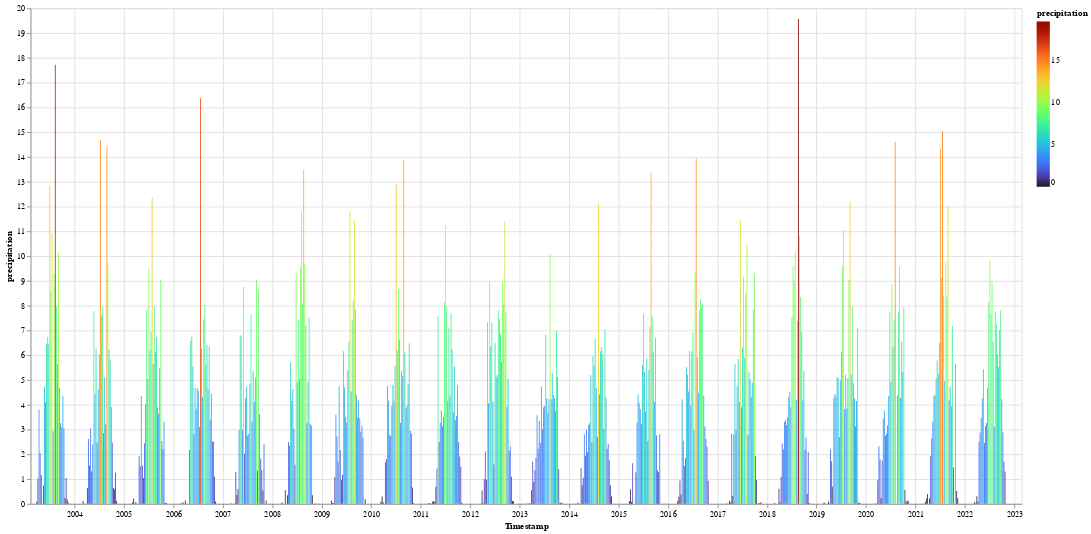

Notebook cell for this chart:
### Code cell
alt.Chart(precipitation_df).mark_bar(size=1).encode(
    x='Timestamp:T',
    y='precipitation:Q',
    color=alt.Color(
        'precipitation:Q', scale=alt.Scale(scheme='turbo', domain=(precipitation_df.precipitation.min(),precipitation_df.precipitation.max()))),
    tooltip=[
        alt.Tooltip('Timestamp:T', title='Date'),
        alt.Tooltip('precipitation:Q', title='precipitation')
    ]).properties(width=1200, height=600)

### Figure 1 — Vega-Lite specification as saved in the notebook (floating-point values rounded to 4 significant figures; data arrays with more than 128 entries replaced by an {"elided": "..."} marker saying what was removed)
{"config": {"view": {"continuousWidth": 400, "continuousHeight": 300}}, "data": {"name": "data-a10fe8e52fd5f574e4d7bac26a2f5372"}, "mark": {"type": "bar", "size": 1}, "encoding": {"color": {"field": "precipitation", "scale": {"domain": [0.0, 19.57], "scheme": "turbo"}, "type": "quantitative"}, "tooltip": [{"field": "Timestamp", "title": "Date", "type": "temporal"}, {"field": "precipitation", "title": "precipitation", "type": "quantitative"}], "x": {"field": "Timestamp", "type": "temporal"}, "y": {"field": "precipitation", "type": "quantitative"}}, "height": 600, "width": 1200, "$schema": "https://vega.github.io/schema/vega-lite/v4.17.0.json", "datasets": {"data-a10fe8e52fd5f574e4d7bac26a2f5372": {"elided": "915 records"}}}
